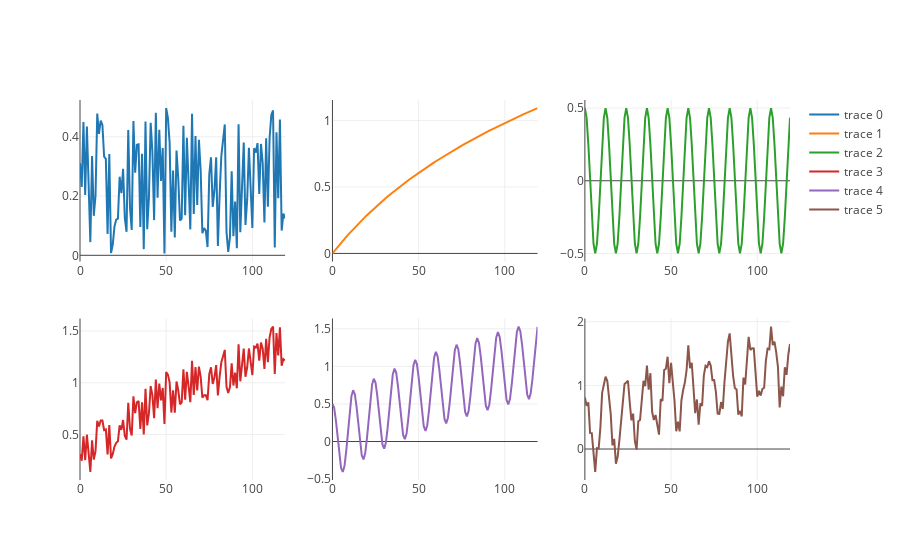

Notebook code for this chart:
### Markdown cell above
## Generating the Data and Visualizing It

The data is basically random gaussian noise, combined with a logarthmic trend, and a cosine-waveform of seasonality with a period of 12 units. In other words, you can think of this data as representing some time series over ten years with yearly seasonality.

### Code cell
x = np.arange(120)
com1 = np.random.rand(120)*.5
com2 = np.log(np.arange(0,2,2/120)+1)
com3 = np.array([np.cos(2*np.pi*np.arange(12)/12)*.5 for i in range(10)]).reshape(120,)
ts = com1+com2+com3

level = go.Scatter(
    x=x,
    y=com1
)
trend = go.Scatter(
    x=x,
    y=com2
)
seasonality = go.Scatter(
    x=x,
    y=com3
)
lev_trd = go.Scatter(
    x=x,
    y=com1+com2
)
trd_sea = go.Scatter(
    x=x,
    y=com2+com3
)
lev_trd_sea = go.Scatter(
    x=x,
    y=com1+com2+com3
)

fig = tools.make_subplots(rows=2, cols=3)

fig.append_trace(level, 1, 1)
fig.append_trace(trend, 1, 2)
fig.append_trace(seasonality, 1, 3)
fig.append_trace(lev_trd, 2, 1)
fig.append_trace(trd_sea, 2, 2)
fig.append_trace(lev_trd_sea, 2, 3)

iplot(fig)
